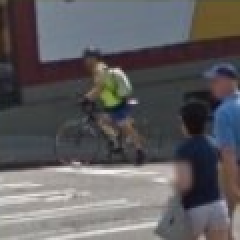
#> input picture CODE/local_captcha/z_IMAGES/TARGETS/Bicycle (104).png, 120 x 120 px (shown 2 times larger); its folder holds 4 pictures in this run
$ python degrader.py
#> lines starting #> are read from the running program, lines starting #| are printed output that depends on the picture
#> in process_folder, img is the input picture: PIL image 120x120 RGBA; mean R, G, B, A 95.1, 93, 95.3, 255
import os
from pathlib import Path
from PIL import Image, ImageFilter, ImageEnhance, ImageOps
import random

SUPPORTED = {".jpg", ".jpeg", ".png", ".bmp", ".gif", ".webp"}

def degrade_image(
    img,
    blur_radius=0.0,          # 0 = off
    downsample=1.0,           # 1 = off; e.g., 2.0 halves width/height then upsamples
    contrast=1.0,             # <1 reduces contrast (e.g., 0.9)
    brightness=1.0,           # <1 darker (e.g., 0.95)
    black_and_white=False,    # True = convert to grayscale
    noise_std=0.0,            # 0 = off; ~5–20 is moderate
    seed=None
):
#> called with blur_radius = 0, downsample = 1, contrast = 1, brightness = 1.2, black_and_white = True, noise_std = 20
    if seed is not None:
        random.seed(seed)

    img = img.convert("RGB")
#> img: PIL image 120x120 RGB

    # Downsample then upsample (blocky / low-res feel)
    if downsample and downsample > 1.0:
        w, h = img.size
        nw = max(1, int(w / downsample))
        nh = max(1, int(h / downsample))
        img = img.resize((nw, nh), resample=Image.Resampling.BILINEAR)
        img = img.resize((w, h), resample=Image.Resampling.NEAREST)

    # Blur
    if blur_radius and blur_radius > 0.0:
        img = img.filter(ImageFilter.GaussianBlur(radius=blur_radius))

    # Contrast / brightness
    if contrast != 1.0:
        img = ImageEnhance.Contrast(img).enhance(contrast)
    if brightness != 1.0:
        img = ImageEnhance.Brightness(img).enhance(brightness)
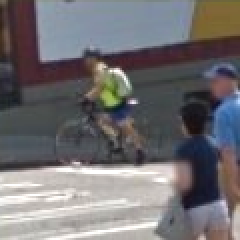
#> img: PIL image 120x120 RGB (shown 2 times larger); mean R, G, B 113.6, 111.1, 113.8
    if black_and_white:
        img = ImageOps.grayscale(img).convert("RGB")
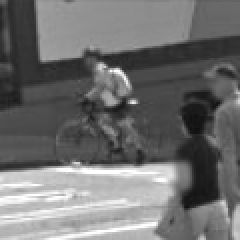
#> img: PIL image 120x120 RGB (shown 2 times larger); min 15, max 255, mean 112.1

    # Noise (simple per-pixel additive noise)
    if noise_std and noise_std > 0.0:
        import numpy as np
        arr = np.array(img).astype("float32")
        noise = np.random.normal(0.0, noise_std, size=arr.shape).astype("float32")
        arr = arr + noise
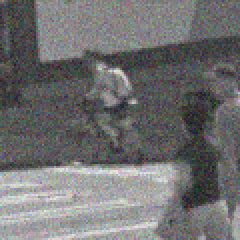
#> arr: shape (120, 120, 3) float32 (shown 2 times larger); mean R, G, B 111.9, 112.2, 112.1; drawn with min black and max white
        arr = np.clip(arr, 0, 255).astype("uint8")
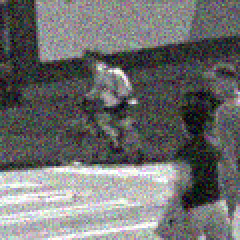
#> arr: shape (120, 120, 3) (shown 2 times larger); mean R, G, B 111.3, 111.6, 111.5
        img = Image.fromarray(arr, mode="RGB")

    return img

def process_folder(
    in_dir,
    out_dir,
    blur_radius=1.2,
    downsample=1.0,
    contrast=0.95,
    brightness=1.0,
    black_and_white=False,
    noise_std=2.0,
    jpeg_quality=55,          # lower = more artifacts; 25–60 typical
    overwrite=False
):
    in_dir = Path(in_dir)
    out_dir = Path(out_dir)
    out_dir.mkdir(parents=True, exist_ok=True)

    paths = [p for p in in_dir.iterdir() if p.is_file() and p.suffix.lower() in SUPPORTED]
    if not paths:
        raise RuntimeError(f"No images found in {in_dir}")

    for p in paths:
        out_name = p.stem + ".jpg"   # normalize output to jpg for consistent artifacting
        out_path = out_dir / out_name
        if out_path.exists() and not overwrite:
            continue

        with Image.open(p) as img:
            degraded = degrade_image(
                img,
                blur_radius=blur_radius,
                downsample=downsample,
                contrast=contrast,
                brightness=brightness,
                black_and_white=black_and_white,
                noise_std=noise_std,
            )
            degraded.save(out_path, format="JPEG", quality=jpeg_quality, optimize=True)
#> pass 2 of the loop in process_folder, `for p in paths:`:
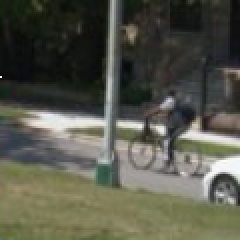
#> input picture CODE/local_captcha/z_IMAGES/TARGETS/Bicycle (106).png, 120 x 120 px (shown 2 times larger)
#> in process_folder, img is the input picture: PIL image 120x120 RGBA; mean R, G, B, A 86.8, 87.5, 75, 255
#> in degrade_image (call 2), `img = ImageOps.grayscale(img).convert("RGB")`:
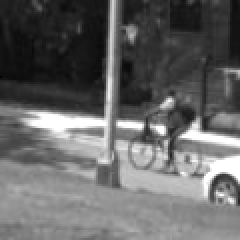
#> img: PIL image 120x120 RGB (shown 2 times larger); min 0, max 255, mean 102.1
#> in degrade_image (call 2), `arr = np.clip(arr, 0, 255).astype("uint8")`:
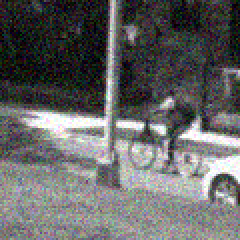
#> arr: shape (120, 120, 3) (shown 2 times larger); mean R, G, B 101.6, 101.8, 101.6
#> pass 3 of the loop in process_folder, `for p in paths:`:
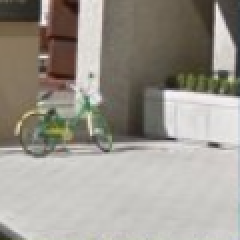
#> input picture CODE/local_captcha/z_IMAGES/TARGETS/Bicycle (117).png, 120 x 120 px (shown 2 times larger)
#> in process_folder, img is the input picture: PIL image 120x120 RGBA; mean R, G, B, A 156, 151.2, 142.5, 255
#> in degrade_image (call 3), `img = ImageOps.grayscale(img).convert("RGB")`:
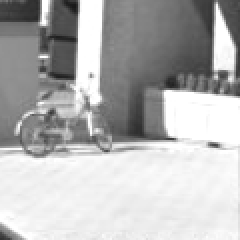
#> img: PIL image 120x120 RGB (shown 2 times larger); min 25, max 255, mean 180.4
#> in degrade_image (call 3), `arr = np.clip(arr, 0, 255).astype("uint8")`:
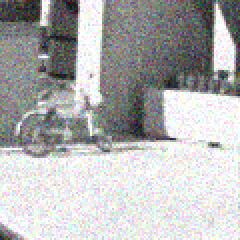
#> arr: shape (120, 120, 3) (shown 2 times larger); mean R, G, B 178.1, 178.4, 178.1
#> the loop made 4 passes; the first 3 are shown

    print(f"Done. Wrote {len(paths)} images to: {out_dir}")

if __name__ == "__main__":
    # Example usage:
    # process_folder("TARGETS", "TARGETS_DEGRADED", blur_radius=1.4, downsample=1.8, noise_std=10, jpeg_quality=40)
    blur_radius=0.0          # 0 = off
    downsample=1.0           # 1 = off; e.g., 2.0 halves width/height then upsamples
    contrast=1.0             # <1 reduces contrast (e.g., 0.9)
    brightness=1.2           # <1 darker (e.g., 0.95)
    black_and_white=True    # True = grayscale
    noise_std=20.0            # 0 = off; ~5–20 is moderate
    jpeg_quality=75          # lower = more artifacts; 25–60 typical

    process_folder(
    in_dir="TARGETS",
    out_dir="../stimuli/TARGETS",
    blur_radius=blur_radius,
    downsample=downsample,
    contrast=contrast,
    brightness=brightness,
    black_and_white=black_and_white,
    noise_std=noise_std,
    jpeg_quality=jpeg_quality,
    overwrite=True
    )

    process_folder(
        in_dir="DISTRACTORS",
        out_dir="../stimuli/DISTRACTORS",
        blur_radius=blur_radius,
        downsample=downsample,
        contrast=contrast,
        brightness=brightness,
        black_and_white=black_and_white,
        noise_std=noise_std,
        jpeg_quality=jpeg_quality,
        overwrite=True
        )
#> (the run stopped early here; a loop or call above may not have finished)
